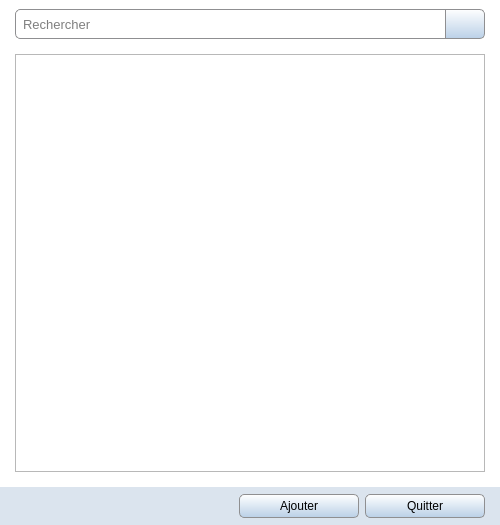
<?xml version="1.0" encoding="UTF-8"?>
<ui version="4.0">
 <class>WidgetFormulaTool</class>
 <widget class="QWidget" name="WidgetFormulaTool">
  <property name="windowModality">
   <enum>Qt::ApplicationModal</enum>
  </property>
  <property name="geometry">
   <rect>
    <x>0</x>
    <y>0</y>
    <width>500</width>
    <height>525</height>
   </rect>
  </property>
  <property name="minimumSize">
   <size>
    <width>300</width>
    <height>300</height>
   </size>
  </property>
  <property name="maximumSize">
   <size>
    <width>16777215</width>
    <height>16777215</height>
   </size>
  </property>
  <property name="windowTitle">
   <string>Ajout une formule &quot;Objet&quot;</string>
  </property>
  <property name="windowIcon">
   <iconset resource="../icones/icons.qrc">
    <normaloff>:/Images/asc.svg</normaloff>:/Images/asc.svg</iconset>
  </property>
  <property name="styleSheet">
   <string notr="true">QWidget#WidgetFormulaTool {background-color: #FFFFFF}</string>
  </property>
  <layout class="QGridLayout" name="gridLayout">
   <property name="leftMargin">
    <number>0</number>
   </property>
   <property name="topMargin">
    <number>9</number>
   </property>
   <property name="rightMargin">
    <number>0</number>
   </property>
   <property name="bottomMargin">
    <number>0</number>
   </property>
   <property name="verticalSpacing">
    <number>15</number>
   </property>
   <item row="0" column="1">
    <layout class="QHBoxLayout" name="horizontalLayout">
     <property name="spacing">
      <number>0</number>
     </property>
     <item>
      <widget class="QLineEdit" name="search">
       <property name="minimumSize">
        <size>
         <width>0</width>
         <height>30</height>
        </size>
       </property>
       <property name="maximumSize">
        <size>
         <width>16777215</width>
         <height>30</height>
        </size>
       </property>
       <property name="font">
        <font>
         <family>Segoe UI</family>
         <pointsize>10</pointsize>
        </font>
       </property>
       <property name="styleSheet">
        <string notr="true">QLineEdit{border: 1px solid #8f8f91; border-right-width: 0px; border-top-left-radius: 5px; border-bottom-left-radius: 5px; padding-left: 5px; }</string>
       </property>
       <property name="placeholderText">
        <string>Rechercher</string>
       </property>
      </widget>
     </item>
     <item>
      <widget class="QPushButton" name="search_clear">
       <property name="minimumSize">
        <size>
         <width>40</width>
         <height>30</height>
        </size>
       </property>
       <property name="maximumSize">
        <size>
         <width>40</width>
         <height>30</height>
        </size>
       </property>
       <property name="toolTip">
        <string>Supprimer la recherche</string>
       </property>
       <property name="styleSheet">
        <string notr="true">QPushButton{border: 1px solid #8f8f91; border-top-right-radius: 5px ; border-bottom-right-radius: 5px; background-color: qlineargradient(spread:pad, x1:0, y1:0, x2:0, y2:1, stop:0 #FFFFFF, stop:1 #BAD0E7)}
QPushButton:hover{background-color: qlineargradient(spread:pad, x1:0, y1:0, x2:0, y2:1, stop:0 #F8F8F8, stop:1 #8FADCC)}
QPushButton:pressed{background-color: qlineargradient(spread:pad, x1:0, y1:0, x2:0, y2:1, stop:0 #8FADCC, stop:1 #F8F8F8)}</string>
       </property>
       <property name="text">
        <string/>
       </property>
       <property name="icon">
        <iconset resource="../icones/icons.qrc">
         <normaloff>:/Images/search_clear.svg</normaloff>:/Images/search_clear.svg</iconset>
       </property>
       <property name="iconSize">
        <size>
         <width>20</width>
         <height>20</height>
        </size>
       </property>
      </widget>
     </item>
    </layout>
   </item>
   <item row="1" column="1">
    <widget class="QTableView" name="table">
     <property name="font">
      <font>
       <family>Segoe UI</family>
       <pointsize>10</pointsize>
      </font>
     </property>
     <property name="editTriggers">
      <set>QAbstractItemView::NoEditTriggers</set>
     </property>
     <property name="alternatingRowColors">
      <bool>true</bool>
     </property>
     <property name="selectionMode">
      <enum>QAbstractItemView::SingleSelection</enum>
     </property>
     <property name="selectionBehavior">
      <enum>QAbstractItemView::SelectRows</enum>
     </property>
     <property name="iconSize">
      <size>
       <width>20</width>
       <height>20</height>
      </size>
     </property>
     <property name="sortingEnabled">
      <bool>true</bool>
     </property>
     <property name="wordWrap">
      <bool>false</bool>
     </property>
     <attribute name="verticalHeaderVisible">
      <bool>false</bool>
     </attribute>
    </widget>
   </item>
   <item row="1" column="0">
    <spacer name="horizontalSpacer">
     <property name="orientation">
      <enum>Qt::Horizontal</enum>
     </property>
     <property name="sizeType">
      <enum>QSizePolicy::Fixed</enum>
     </property>
     <property name="sizeHint" stdset="0">
      <size>
       <width>9</width>
       <height>20</height>
      </size>
     </property>
    </spacer>
   </item>
   <item row="1" column="2">
    <spacer name="horizontalSpacer_2">
     <property name="orientation">
      <enum>Qt::Horizontal</enum>
     </property>
     <property name="sizeType">
      <enum>QSizePolicy::Fixed</enum>
     </property>
     <property name="sizeHint" stdset="0">
      <size>
       <width>9</width>
       <height>20</height>
      </size>
     </property>
    </spacer>
   </item>
   <item row="2" column="0" colspan="3">
    <widget class="QWidget" name="fond" native="true">
     <property name="minimumSize">
      <size>
       <width>0</width>
       <height>38</height>
      </size>
     </property>
     <property name="maximumSize">
      <size>
       <width>16777215</width>
       <height>38</height>
      </size>
     </property>
     <property name="styleSheet">
      <string notr="true">QWidget#fond{background-color: #DBE4EE}</string>
     </property>
     <layout class="QHBoxLayout" name="horizontalLayout_4">
      <property name="leftMargin">
       <number>0</number>
      </property>
      <property name="topMargin">
       <number>0</number>
      </property>
      <property name="rightMargin">
       <number>0</number>
      </property>
      <property name="bottomMargin">
       <number>0</number>
      </property>
      <item>
       <spacer name="bible_spacer_2">
        <property name="orientation">
         <enum>Qt::Horizontal</enum>
        </property>
        <property name="sizeHint" stdset="0">
         <size>
          <width>157</width>
          <height>50</height>
         </size>
        </property>
       </spacer>
      </item>
      <item>
       <widget class="QPushButton" name="ok">
        <property name="minimumSize">
         <size>
          <width>120</width>
          <height>24</height>
         </size>
        </property>
        <property name="maximumSize">
         <size>
          <width>16777215</width>
          <height>24</height>
         </size>
        </property>
        <property name="font">
         <font>
          <family>Segoe UI</family>
          <pointsize>9</pointsize>
         </font>
        </property>
        <property name="styleSheet">
         <string notr="true">QPushButton{border: 1px solid #8f8f91; border-radius: 5px ; padding-right: 10px; padding-left: 10px; background-color: qlineargradient(spread:pad, x1:0, y1:0, x2:0, y2:1, stop:0 #FFFFFF, stop:1 #BAD0E7); }
QPushButton:hover{background-color: qlineargradient(spread:pad, x1:0, y1:0, x2:0, y2:1, stop:0 #F8F8F8, stop:1 #8FADCC); }
QPushButton:pressed{background-color: qlineargradient(spread:pad, x1:0, y1:0, x2:0, y2:1, stop:0 #8FADCC, stop:1 #F8F8F8); }</string>
        </property>
        <property name="text">
         <string>Ajouter</string>
        </property>
        <property name="shortcut">
         <string notr="true">Ctrl+S</string>
        </property>
       </widget>
      </item>
      <item>
       <widget class="QPushButton" name="quit">
        <property name="minimumSize">
         <size>
          <width>120</width>
          <height>24</height>
         </size>
        </property>
        <property name="maximumSize">
         <size>
          <width>16777215</width>
          <height>24</height>
         </size>
        </property>
        <property name="font">
         <font>
          <family>Segoe UI</family>
          <pointsize>9</pointsize>
         </font>
        </property>
        <property name="styleSheet">
         <string notr="true">QPushButton{border: 1px solid #8f8f91; border-radius: 5px ; padding-right: 10px; padding-left: 10px; background-color: qlineargradient(spread:pad, x1:0, y1:0, x2:0, y2:1, stop:0 #FFFFFF, stop:1 #BAD0E7); }
QPushButton:hover{background-color: qlineargradient(spread:pad, x1:0, y1:0, x2:0, y2:1, stop:0 #F8F8F8, stop:1 #8FADCC); }
QPushButton:pressed{background-color: qlineargradient(spread:pad, x1:0, y1:0, x2:0, y2:1, stop:0 #8FADCC, stop:1 #F8F8F8); }</string>
        </property>
        <property name="text">
         <string>Quitter</string>
        </property>
        <property name="shortcut">
         <string notr="true">Esc</string>
        </property>
       </widget>
      </item>
      <item>
       <spacer name="spacer_fond_2">
        <property name="orientation">
         <enum>Qt::Horizontal</enum>
        </property>
        <property name="sizeType">
         <enum>QSizePolicy::Fixed</enum>
        </property>
        <property name="sizeHint" stdset="0">
         <size>
          <width>15</width>
          <height>20</height>
         </size>
        </property>
       </spacer>
      </item>
     </layout>
    </widget>
   </item>
  </layout>
 </widget>
 <tabstops>
  <tabstop>search</tabstop>
  <tabstop>search_clear</tabstop>
  <tabstop>table</tabstop>
 </tabstops>
 <resources>
  <include location="../icones/icons.qrc"/>
 </resources>
 <connections/>
</ui>
